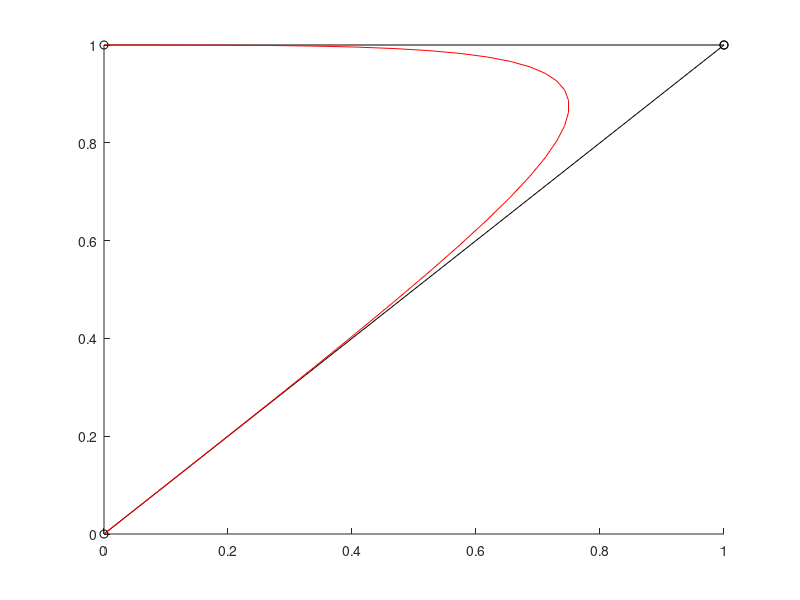

Recreate this plot in MATLAB.
clear all

%control points
p0=[0,0]; p1=[1,1]; p2=[1,1]; p3=[0,1];

n=2^5;
t=linspace(0,1,n);

%plotting control points
figure; hold on
plot(p0(1),p0(2),'ko')
plot(p1(1),p1(2),'ko')
plot(p2(1),p2(2),'ko')
plot(p3(1),p3(2),'ko')
plot([p0(1),p1(1)], [p0(2),p1(2)] ,'k')
plot([p1(1),p2(1)], [p1(2),p2(2)] ,'k')
plot([p2(1),p3(1)], [p2(2),p3(2)] ,'k')

indiv=inline('(1-t)*A+t*B','A','B','t');

%plotting Bezier curve
for i=1:n
    
    %calc dividing points
    p01=indiv(p0,p1,t(i));
    p12=indiv(p1,p2,t(i));
    p23=indiv(p2,p3,t(i));
    p012=indiv(p01,p12,t(i));
    p123=indiv(p12,p23,t(i));
    p0123=indiv(p012,p123,t(i));

    %plotting dividing points and segments
    h(1)=plot(p01(1),p01(2),'bo');
    h(2)=plot(p12(1),p12(2),'bo');
    h(3)=plot(p23(1),p23(2),'bo');
    h(4)=plot([p01(1),p12(1)], [p01(2),p12(2)] ,'b');
    h(5)=plot([p12(1),p23(1)], [p12(2),p23(2)] ,'b');

    h(6)=plot(p012(1),p012(2),'go');
    h(7)=plot(p123(1),p123(2),'go');
    h(8)=plot([p012(1),p123(1)], [p012(2),p123(2)] ,'g');

    h(9)=plot(p0123(1),p0123(2),'ro');

    %hide plotted objects for next plotting
    drawnow
    pause(0.3)
    for j=1:9
        set(h(j),'visible','off')
    end

    if(i>1)
        plot([pre(1),p0123(1)], [pre(2),p0123(2)] ,'r');
    end
    pre=p0123;
end
